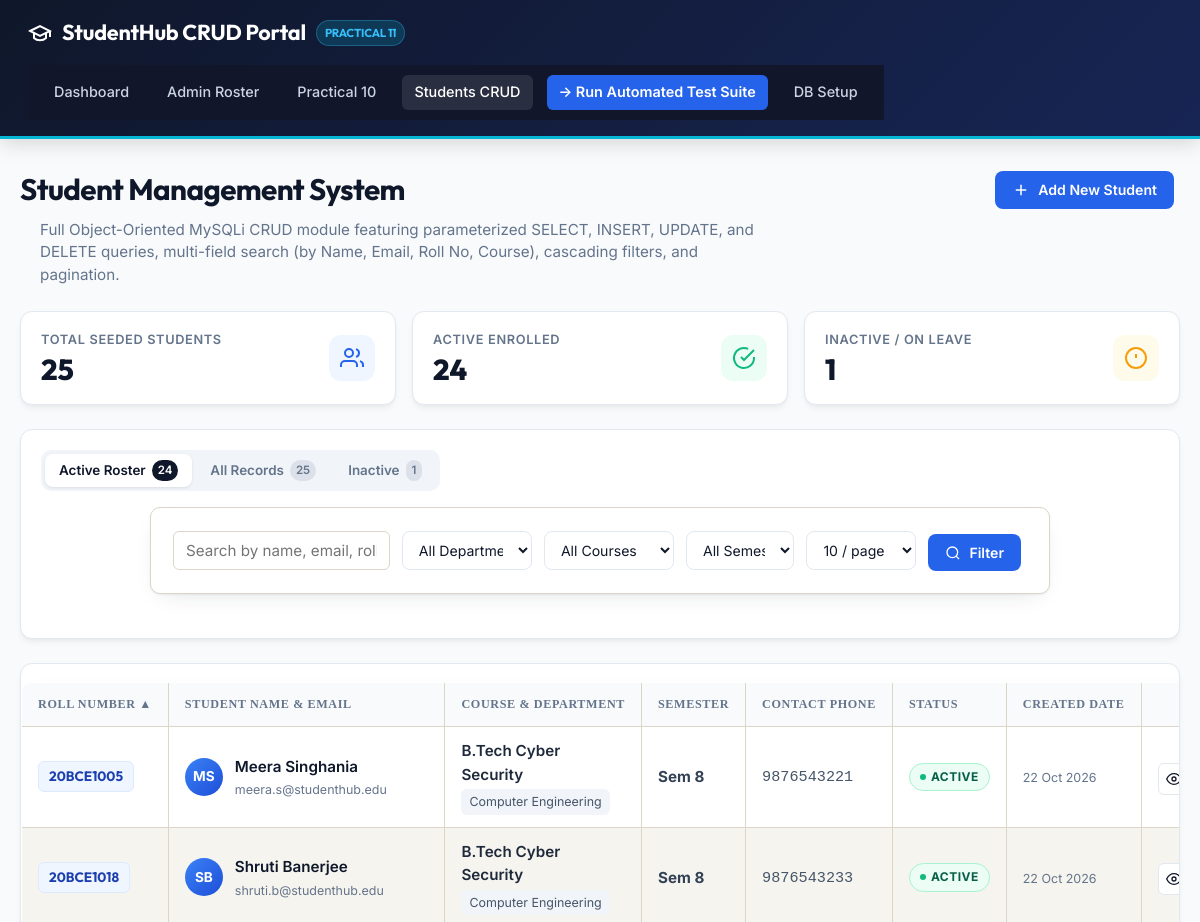
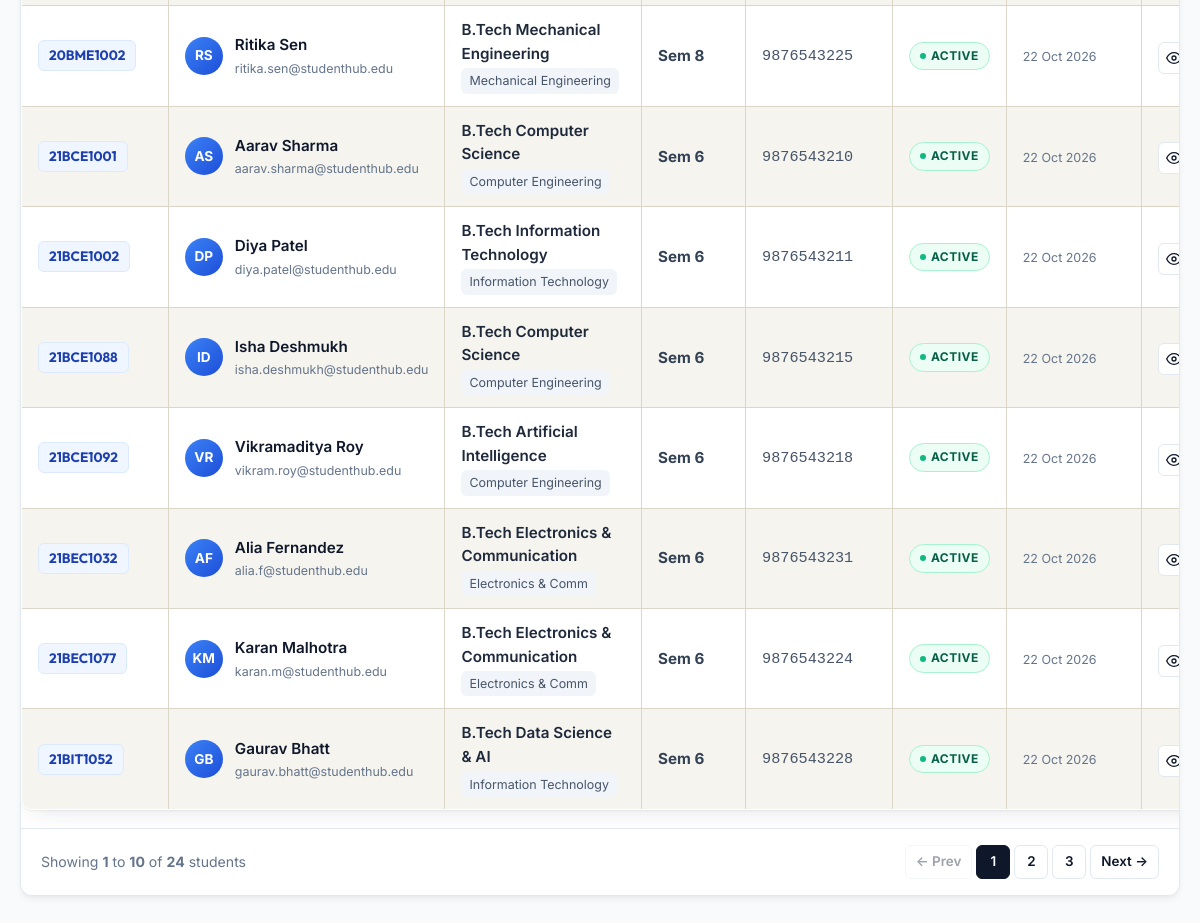
Screenshot of /practical11_students.php with the database file from the repository (2 pictures, top to bottom).
### tables this page shows
CREATE TABLE `students` (
    `student_id` INT AUTO_INCREMENT PRIMARY KEY,
    `roll_no` VARCHAR(20) NOT NULL UNIQUE,
    `full_name` VARCHAR(100) NOT NULL,
    `email` VARCHAR(100) NOT NULL UNIQUE,
    `department` VARCHAR(60) NOT NULL,
    `course` VARCHAR(80) NOT NULL DEFAULT 'B.Tech Computer Science',
    `semester` TINYINT UNSIGNED NOT NULL CHECK (`semester` BETWEEN 1 AND 8),
    `phone` VARCHAR(15) NOT NULL,
    `status` ENUM('ACTIVE', 'INACTIVE') NOT NULL DEFAULT 'ACTIVE',
    `created_at` TIMESTAMP DEFAULT CURRENT_TIMESTAMP,
    `updated_at` TIMESTAMP DEFAULT CURRENT_TIMESTAMP ON UPDATE CURRENT_TIMESTAMP,
    INDEX `idx_students_department` (`department`),
    INDEX `idx_students_course` (`course`),
    INDEX `idx_students_roll` (`roll_no`),
    INDEX `idx_students_status` (`status`),
    INDEX `idx_students_email` (`email`)
);

### practical11_students.php (the view, shortened to what the rows shown need)
<?php
require_once __DIR__ . '/db.php';
$mysqli = getMySQLiConnection(true);
$searchParam     = trim($_GET['search'] ?? '');
$departmentParam = trim($_GET['department'] ?? '');
$courseParam     = trim($_GET['course'] ?? '');
$semesterParam   = (int)($_GET['semester'] ?? 0);
$statusParam     = strtoupper(trim($_GET['status'] ?? 'ACTIVE'));
$sortColParam    = trim($_GET['sort'] ?? 'roll_no');
$sortDirParam    = strtoupper(trim($_GET['order'] ?? 'ASC'));
$pageParam       = max(1, (int)($_GET['page'] ?? 1));
$perPageParam    = max(5, min(50, (int)($_GET['per_page'] ?? 10)));
$currentFilters = [
    'search'     => $searchParam,
    'department' => $departmentParam,
    'course'     => $courseParam,
    'semester'   => $semesterParam,
    'status'     => $statusParam
];
$studentData = [
    'data'        => [],
    'total'       => 0,
    'page'        => 1,
    'per_page'    => $perPageParam,
    'total_pages' => 1,
    'sort_col'    => $sortColParam,
    'sort_dir'    => $sortDirParam
];
if ($mysqli) {
    $studentData = fetchStudentsList($mysqli, $currentFilters, $pageParam, $perPageParam, $sortColParam, $sortDirParam);
}
?>
<!DOCTYPE html>
<html lang="en">
<head>
    <link rel="stylesheet" href="style.css">
</head>
<body>
    <div class="crud-container">
        <div class="page-header">
            <div class="header-text">
                <h1>Student Management System</h1>
            </div>
        </div>
        <div class="table-card">
            <div class="table-responsive">
                <table class="students-table">
                    <thead>
                        <tr>
                            <th>
                                <a href="practical11_students.php?<?= http_build_query(array_merge($currentFilters, ['sort' => 'roll_no', 'order' => ($sortColParam === 'roll_no' && $sortDirParam === 'ASC') ? 'DESC' : 'ASC', 'per_page' => $perPageParam])) ?>" class="sort-link">
                                    Roll Number
                                    <?php if ($sortColParam === 'roll_no'): ?>
                                        <?= ($sortDirParam === 'ASC') ? '&#9650;' : '&#9660;' ?>
                                    <?php endif; ?>
                                </a>
                            </th>
                            <th>
                                <a href="practical11_students.php?<?= http_build_query(array_merge($currentFilters, ['sort' => 'full_name', 'order' => ($sortColParam === 'full_name' && $sortDirParam === 'ASC') ? 'DESC' : 'ASC', 'per_page' => $perPageParam])) ?>" class="sort-link">
                                    Student Name &amp; Email
                                </a>
                            </th>
                            <th>Course &amp; Department</th>
                            <th>
                                <a href="practical11_students.php?<?= http_build_query(array_merge($currentFilters, ['sort' => 'semester', 'order' => ($sortColParam === 'semester' && $sortDirParam === 'ASC') ? 'DESC' : 'ASC', 'per_page' => $perPageParam])) ?>" class="sort-link">
                                    Semester
                                </a>
                            </th>
                            <th>Contact Phone</th>
                            <th>Status</th>
                            <th>Created Date</th>
                            <th style="text-align: right;">Actions</th>
                        </tr>
                    </thead>
                    <tbody>
                        <?php if (empty($studentData['data'])): ?>
                            <tr>
                                <td colspan="8">
                                    <div class="empty-state">
                                        <div class="empty-icon">&#128269;</div>
                                        <div class="empty-title">No Students Found</div>
                                        <p>No student records match your active search or filter criteria.</p>
                                        <a href="practical11_students.php" class="btn btn-outline btn-sm" style="margin-top: 10px;">Clear All Filters</a>
                                    </div>
                                </td>
                            </tr>
                        <?php else: ?>
                            <?php foreach ($studentData['data'] as $s): ?>
                                <?php
                                    $initials = '';
                                    $nameParts = explode(' ', trim($s['full_name']));
                                    foreach ($nameParts as $p) {
                                        if (!empty($p)) $initials .= strtoupper($p[0]);
                                        if (strlen($initials) >= 2) break;
                                    }
                                ?>
                                <tr>
                                    <td>
                                        <span class="roll-badge"><?= htmlspecialchars($s['roll_no']) ?></span>
                                    </td>
                                    <td>
                                        <div class="student-cell">
                                            <div class="student-avatar <?= strtolower($s['status']) ?>">
                                                <?= htmlspecialchars($initials) ?>
                                            </div>
                                            <div>
                                                <div class="student-name">
                                                    <a href="javascript:void(0)" onclick="viewStudentDetails(<?= (int)$s['student_id'] ?>)" style="color: inherit; text-decoration: none;">
                                                        <?= htmlspecialchars($s['full_name']) ?>
                                                    </a>
                                                </div>
                                                <div class="student-email"><?= htmlspecialchars($s['email']) ?></div>
                                            </div>
                                        </div>
                                    </td>
                                    <td>
                                        <div style="font-weight: 600; color: #1e293b;"><?= htmlspecialchars($s['course'] ?? $s['department']) ?></div>
                                        <div class="dept-tag"><?= htmlspecialchars($s['department']) ?></div>
                                    </td>
                                    <td>
                                        <span style="font-weight: 700; color: #334155;">Sem <?= (int)$s['semester'] ?></span>
                                    </td>
                                    <td>
                                        <span style="font-family: monospace; color: #475569;"><?= htmlspecialchars($s['phone']) ?></span>
                                    </td>
                                    <td>
                                        <?php if ($s['status'] === 'ACTIVE'): ?>
                                            <span class="badge badge-active"><span class="badge-dot"></span> Active</span>
                                        <?php else: ?>
                                            <span class="badge badge-inactive"><span class="badge-dot"></span> Inactive</span>
                                        <?php endif; ?>
                                    </td>
                                    <td>
                                        <span style="font-size: 0.78rem; color: var(--p11-text-muted);" title="<?= htmlspecialchars($s['created_at']) ?>">
                                            <?= date('d M Y', strtotime($s['created_at'])) ?>
                                        </span>
                                    </td>
                                    <td>
                                        <div class="actions-group">
                                            <button type="button" class="action-icon-btn" title="View Student Profile" onclick="viewStudentDetails(<?= (int)$s['student_id'] ?>)">
                                                <svg width="16" height="16" viewBox="0 0 24 24" fill="none" stroke="currentColor" stroke-width="2"><path d="M1 12s4-8 11-8 11 8 11 8-4 8-11 8-11-8-11-8z"/><circle cx="12" cy="12" r="3"/></svg>
                                            </button>
                                        </div>
                                    </td>
                                </tr>
                            <?php endforeach; ?>
                        <?php endif; ?>
                    </tbody>
                </table>
            </div>
        </div>
    </div>
</body>
</html>

### rows the page displays
students: roll_no "20BCE1005", initials "MS", full_name "Meera Singhania", email "meera.s@studenthub.edu", course "B.Tech Cyber Security", department "Computer Engineering", semester "8", phone "9876543221", status "ACTIVE" (drawn), created_at "22 Oct 2026"
students: roll_no "20BCE1018", initials "SB", full_name "Shruti Banerjee", email "shruti.b@studenthub.edu", course "B.Tech Cyber Security", department "Computer Engineering", semester "8", phone "9876543233", status "ACTIVE" (drawn), created_at "22 Oct 2026"
students: roll_no "20BME1002", initials "RS", full_name "Ritika Sen", email "ritika.sen@studenthub.edu", course "B.Tech Mechanical Engineering", department "Mechanical Engineering", semester "8", phone "9876543225", status "ACTIVE" (drawn), created_at "22 Oct 2026"
students: roll_no "21BCE1001", initials "AS", full_name "Aarav Sharma", email "aarav.sharma@studenthub.edu", course "B.Tech Computer Science", department "Computer Engineering", semester "6", phone "9876543210", status "ACTIVE" (drawn), created_at "22 Oct 2026"
students: roll_no "21BCE1002", initials "DP", full_name "Diya Patel", email "diya.patel@studenthub.edu", course "B.Tech Information Technology", department "Information Technology", semester "6", phone "9876543211", status "ACTIVE" (drawn), created_at "22 Oct 2026"
students: roll_no "21BCE1088", initials "ID", full_name "Isha Deshmukh", email "isha.deshmukh@studenthub.edu", course "B.Tech Computer Science", department "Computer Engineering", semester "6", phone "9876543215", status "ACTIVE" (drawn), created_at "22 Oct 2026"
students: roll_no "21BCE1092", initials "VR", full_name "Vikramaditya Roy", email "vikram.roy@studenthub.edu", course "B.Tech Artificial Intelligence", department "Computer Engineering", semester "6", phone "9876543218", status "ACTIVE" (drawn), created_at "22 Oct 2026"
students: roll_no "21BEC1032", initials "AF", full_name "Alia Fernandez", email "alia.f@studenthub.edu", course "B.Tech Electronics & Communication", department "Electronics & Comm", semester "6", phone "9876543231", status "ACTIVE" (drawn), created_at "22 Oct 2026"
students: roll_no "21BEC1077", initials "KM", full_name "Karan Malhotra", email "karan.m@studenthub.edu", course "B.Tech Electronics & Communication", department "Electronics & Comm", semester "6", phone "9876543224", status "ACTIVE" (drawn), created_at "22 Oct 2026"
students: roll_no "21BIT1052", initials "GB", full_name "Gaurav Bhatt", email "gaurav.bhatt@studenthub.edu", course "B.Tech Data Science & AI", department "Information Technology", semester "6", phone "9876543228", status "ACTIVE" (drawn), created_at "22 Oct 2026"

### other values shown
$metrics['total'] "25"
$metrics['active'] "24"
$metrics['inactive'] "1"
$studentData['total'] "24"
